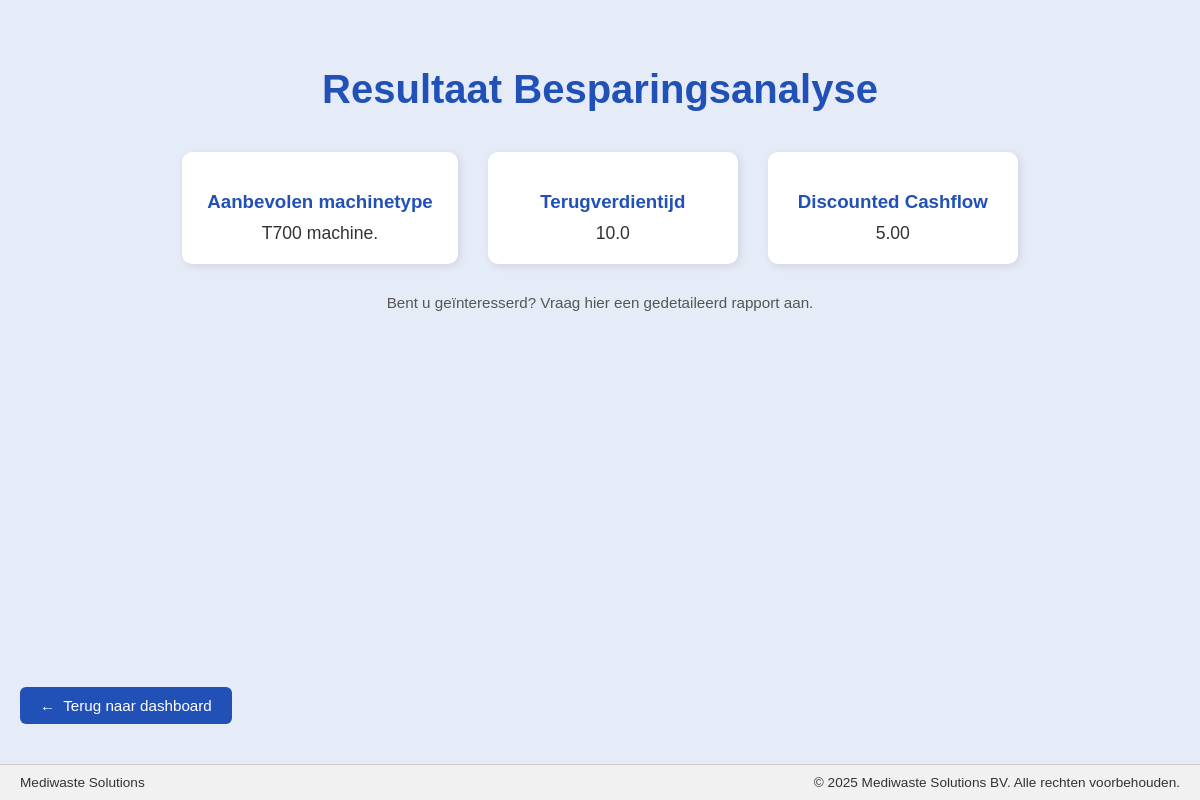
The page /Output.html on the database as committed earlier.
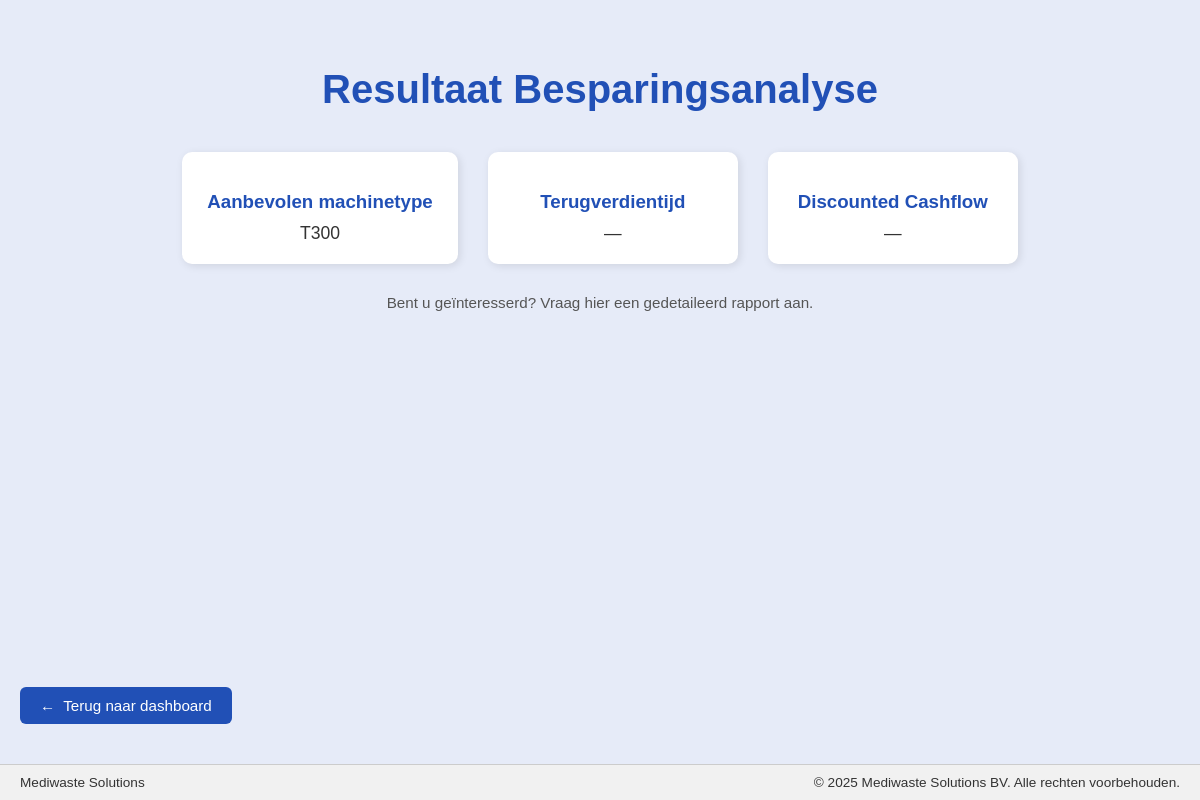
The same page on the database as committed later.
### app/models.py (models this page shows)
class Calculation(db.Model):
    id = db.Column(db.Integer, primary_key=True)
    rma_kg         = db.Column(db.Float,  nullable=False)   # name="rma_kg"
    rma_vaten      = db.Column(db.Integer, nullable=False)   # name="rma_vaten"
    kost_vaten     = db.Column(db.Float,  nullable=False)    # name="kost_vaten"
    inhoud_vat     = db.Column(db.Float,  nullable=False)    # name="inhoud_vat"
    kost_ophaling  = db.Column(db.Float,  nullable=False)    # name="kost_ophaling"
    kost_verwerking= db.Column(db.Float,  nullable=False)    # name="kost_verwerking"
    paritair       = db.Column(db.String(50), nullable=False)# name="paritair"
    werkdagen      = db.Column(db.Integer, nullable=False)   # name="aantal_werkdagen"
    recommended_machine = db.Column(db.String(80))
    new_cost            = db.Column(db.Float)
    payback             = db.Column(db.Float)
    dcf                 = db.Column(db.Float)

### app/routes.py (the view)
@main.route("/Output.html")
def output():
    from .models import Calculation
    calc = Calculation.query.order_by(Calculation.id.desc()).first()
    return render_template("Output.html", calc=calc)

### app/templates/Output.html (shortened to what this page needs)
<!DOCTYPE html>
<html lang="nl">
<head>
</head>
<body>
  <main>
    <h1>Resultaat Besparingsanalyse</h1>
    <div class="results">
      <div class="result-box">
        <h3>Aanbevolen machinetype</h3>
        <p>{{ calc.recommended_machine or "—" }}</p>
      </div>
      <div class="result-box">
        <h3>Terugverdientijd</h3>
        <p>{{ calc.payback if calc and calc.payback is not none else "—" }}</p>
      </div>
      <div class="result-box">
        <h3>Discounted Cashflow</h3>
        <p>{{ ("%0.2f"|format(calc.dcf)) if calc and calc.dcf is not none else "—" }}</p>
      </div>
    </div>
    <div class="contact">
      Bent u geïnteresserd? Vraag hier een gedetaileerd rapport aan.
    </div>
    <div class="action-bar">
      <a href="Dashboard.html" class="btn-back">
        <span>←</span> Terug naar dashboard
      </a>
    </div>
  </main>
  <footer>
    <div>Mediwaste Solutions</div>
    <div>© 2025 Mediwaste Solutions BV. Alle rechten voorbehouden.</div>
  </footer>
</body>
</html>

### app/templates/Output.html (style rules this page uses)
body { font-family: Arial, sans-serif; margin: 0; background-color: #e6ebf8; display: flex; flex-direction: column; min-height: 100vh; }
main { flex: 1; display: flex; flex-direction: column; align-items: center; justify-content: flex-start; padding: 40px 20px; }
h1 { font-size: 2.5rem; color: #2150b6; margin-bottom: 40px; text-align: center; }
.results { display: flex; gap: 30px; justify-content: center; flex-wrap: wrap; margin-bottom: 30px; }
.result-box { background-color: #fff; padding: 20px 25px; border-radius: 10px; box-shadow: 2px 2px 8px rgba(0,0,0,0.1); min-width: 200px; text-align: center; }
.result-box h3 { color: #2150b6; margin-bottom: 10px; }
.result-box p { font-size: 1.1rem; margin: 0; color: #333; }
.contact { text-align: center; font-size: 0.95rem; color: #555; margin-bottom: 30px; }
.action-bar { width: 100%; display: flex; justify-content: flex-start; margin-top: auto; }
.btn-back { background-color: #2150b6; color: white; text-decoration: none; padding: 10px 20px; border-radius: 6px; font-size: 0.95rem; display: inline-flex; align-items: center; gap: 8px; transition: background-color 0.2s; }
footer { display: flex; justify-content: space-between; align-items: center; width: 100%; padding: 10px 20px; background-color: #f1f1f1; border-top: 1px solid #ccc; font-size: 0.85rem; color: #333; box-sizing: border-box; flex-wrap: wrap; }
footer > div { max-width: 48%; text-align: left; }
footer > div:last-child { text-align: right; }

Rows that differ between the two databases and show on the page:
no longer on this page (row unchanged): Calculation: recommended_machine "T700 machine.", payback "10.0", dcf "5.00"
added Calculation: recommended_machine "T300", payback "—", dcf "—"
